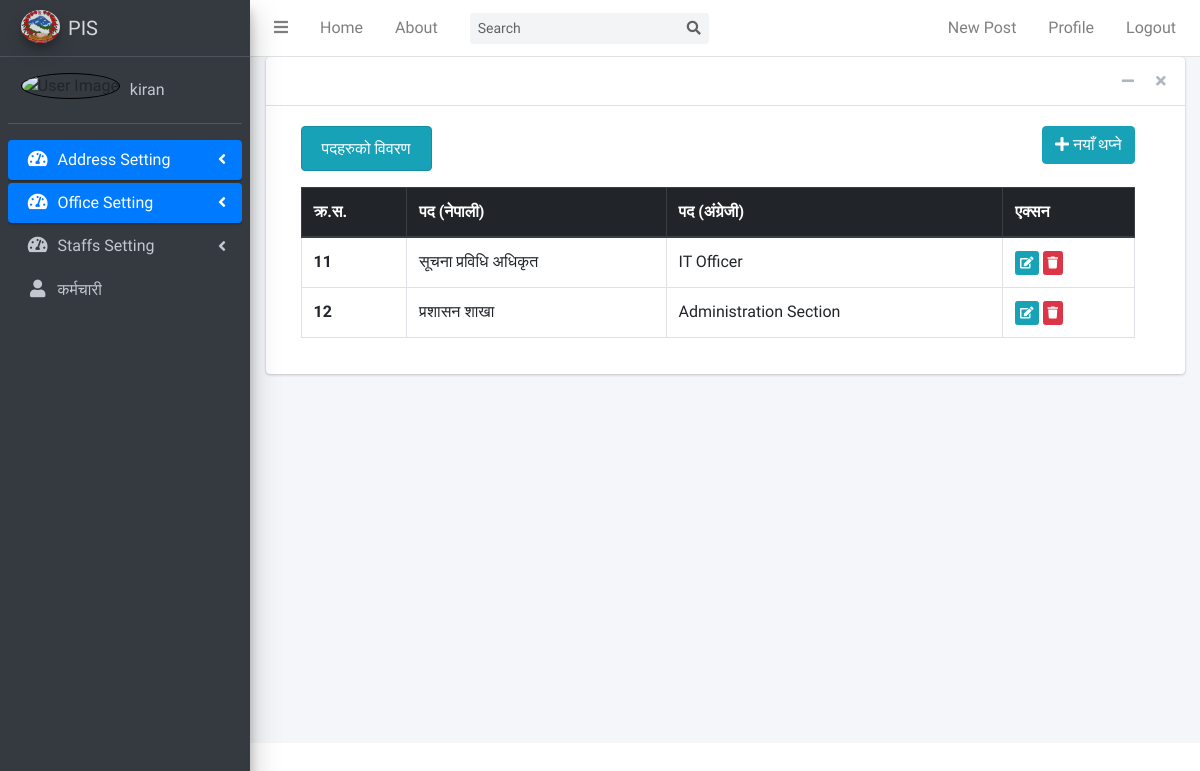
/designation/list/ (signed in), run on an earlier commit of the app's database.
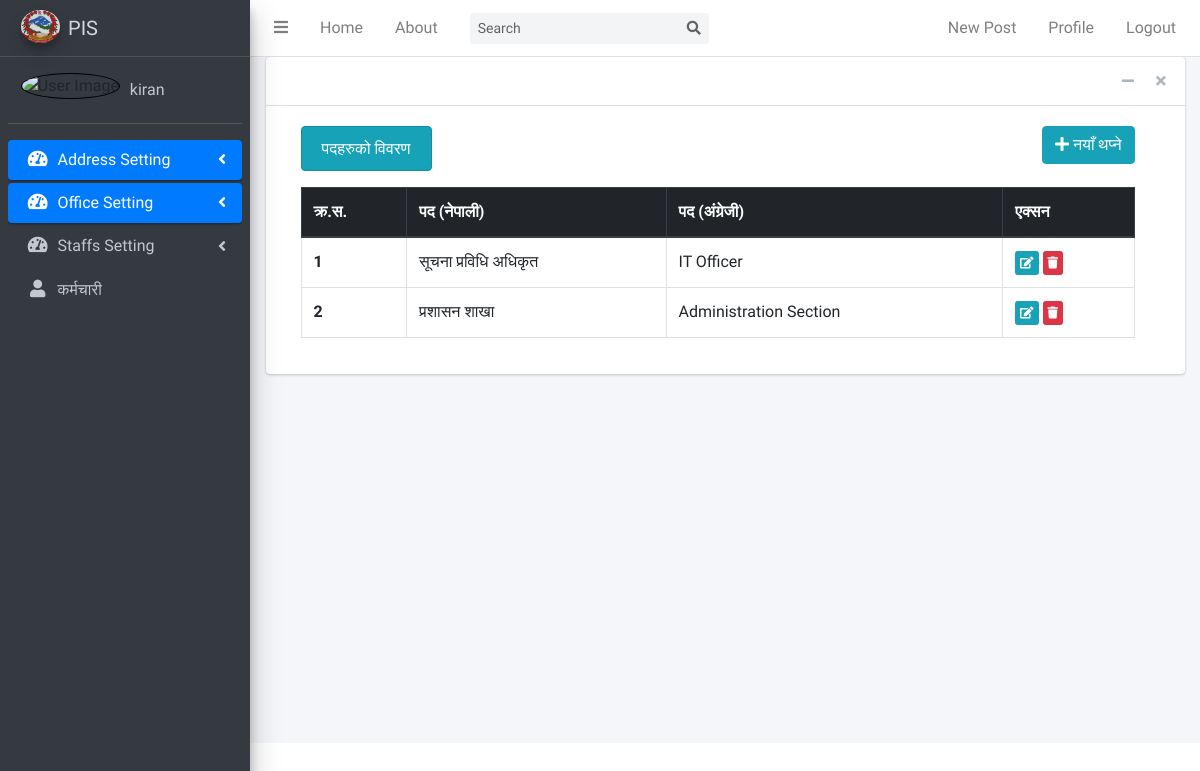
And on a later commit of the database.
### officialdata/models.py (models this page shows, shortened)
class Designation(models.Model):
    designation_nepali = models.CharField(max_length=100)
    designation_english = models.CharField(max_length=100)
    date_posted = models.DateTimeField(default=timezone.now)
    author = models.ForeignKey(User, on_delete=models.CASCADE)

### officialdata/views.py (the view)
# urls.py: path('designation/list/', DesignationListView.as_view(), name='designation-list'),
class DesignationListView(LoginRequiredMixin, ListView):
    model = Designation
    template_name = 'designation/designation_list.html'

### officialdata/templates/officialdata/designation_list.html (shortened to what this page needs)
{% extends "blog/base.html" %}
{% load crispy_forms_tags %}
{% block content %}
<div class="col-md-12">
      <div class="d-flex justify-content-between">
        <div><h6 class="text-center alert alert-info">पदहरुको विवरण</h6></div>
        <div>
            <a href="{% url 'designation-create' %}" class="btn btn-info btn-bg">
                  <i class="fas fa-plus"></i> नयाँ थप्ने
            </a>
        </div>
    </div>
    <table class="table table-hover table-bordered">
            <thead class="thead-dark">
        <tr>
            <th scope="col">क्र.स.</th>
            <th scope="col">पद (नेपाली)</th>
            <th scope="col">पद (अंग्रेजी)</th>
            <th scope="col">एक्सन</th>
        </tr>
        </thead>
        <tbody>
        {% for designation in designation_list %}
        <tr>
            <th scope="row">{{ designation.id }}</th>
            <td>{{ designation.designation_nepali }}</td>
            <td>{{ designation.designation_english }}</td>
            <td>
                <a href="{% url 'designation-update' designation.id %}" class="btn btn-info btn-xs">
                    <i class="fas fa-edit"></i>
                </a>
                <a href="{% url 'designation-delete' designation.id %}" class="btn btn-danger btn-xs">
                    <i class="fas fa-trash"></i>
                </a>
            </td>
        </tr>
        {% endfor %}
        </tbody>
    </table>
</div>
{% endblock content %}

What changed in the data, as far as the page shows it:
removed Designation: id "11", designation_nepali "सूचना प्रविधि अधिकृत", designation_english "IT Officer"
removed Designation: id "12", designation_nepali "प्रशासन शाखा", designation_english "Administration Section"
added Designation: id "1", designation_nepali "सूचना प्रविधि अधिकृत", designation_english "IT Officer"
added Designation: id "2", designation_nepali "प्रशासन शाखा", designation_english "Administration Section"
